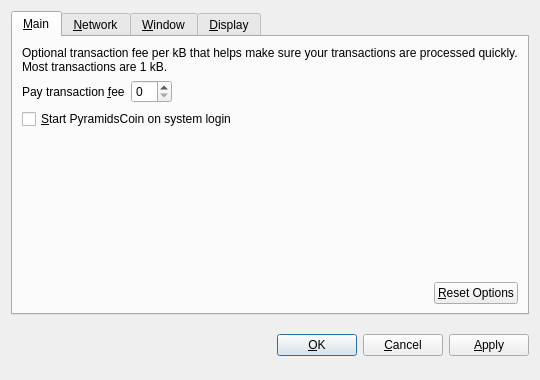
<?xml version="1.0" encoding="UTF-8"?>
<ui version="4.0">
 <class>OptionsDialog</class>
 <widget class="QDialog" name="OptionsDialog">
  <property name="geometry">
   <rect>
    <x>0</x>
    <y>0</y>
    <width>540</width>
    <height>380</height>
   </rect>
  </property>
  <property name="windowTitle">
   <string>Options</string>
  </property>
  <property name="modal">
   <bool>true</bool>
  </property>
  <layout class="QVBoxLayout" name="verticalLayout">
   <item>
    <widget class="QTabWidget" name="tabWidget">
     <property name="tabPosition">
      <enum>QTabWidget::North</enum>
     </property>
     <property name="currentIndex">
      <number>0</number>
     </property>
     <widget class="QWidget" name="tabMain">
      <attribute name="title">
       <string>&amp;Main</string>
      </attribute>
      <layout class="QVBoxLayout" name="verticalLayout_Main">
       <item>
        <widget class="QLabel" name="transactionFeeInfoLabel">
         <property name="text">
          <string>Optional transaction fee per kB that helps make sure your transactions are processed quickly. Most transactions are 1 kB.</string>
         </property>
         <property name="textFormat">
          <enum>Qt::PlainText</enum>
         </property>
         <property name="wordWrap">
          <bool>true</bool>
         </property>
        </widget>
       </item>
       <item>
        <layout class="QHBoxLayout" name="horizontalLayout_1_Main">
         <item>
          <widget class="QLabel" name="transactionFeeLabel">
           <property name="text">
            <string>Pay transaction &amp;fee</string>
           </property>
           <property name="textFormat">
            <enum>Qt::PlainText</enum>
           </property>
           <property name="buddy">
            <cstring>transactionFee</cstring>
           </property>
          </widget>
         </item>
         <item>
          <widget class="BitcoinAmountField" name="transactionFee"/>
         </item>
         <item>
          <spacer name="horizontalSpacer_1_Main">
           <property name="orientation">
            <enum>Qt::Horizontal</enum>
           </property>
           <property name="sizeHint" stdset="0">
            <size>
             <width>40</width>
             <height>20</height>
            </size>
           </property>
          </spacer>
         </item>
        </layout>
       </item>
       <item>
        <widget class="QCheckBox" name="bitcoinAtStartup">
         <property name="toolTip">
          <string>Automatically start PyramidsCoin after logging in to the system.</string>
         </property>
         <property name="text">
          <string>&amp;Start PyramidsCoin on system login</string>
         </property>
        </widget>
       </item>
       <item>
        <spacer name="verticalSpacer_Main">
         <property name="orientation">
          <enum>Qt::Vertical</enum>
         </property>
         <property name="sizeHint" stdset="0">
          <size>
           <width>20</width>
           <height>40</height>
          </size>
         </property>
        </spacer>
       </item>
       <item>
        <layout class="QHBoxLayout" name="horizontalLayout_2_Main">
         <item>
          <spacer name="horizontalSpacer_2_Main">
           <property name="orientation">
            <enum>Qt::Horizontal</enum>
           </property>
           <property name="sizeHint" stdset="0">
            <size>
             <width>40</width>
             <height>20</height>
            </size>
           </property>
          </spacer>
         </item>
         <item>
          <widget class="QPushButton" name="resetButton">
           <property name="toolTip">
            <string>Reset all client options to default.</string>
           </property>
           <property name="text">
            <string>&amp;Reset Options</string>
           </property>
           <property name="autoDefault">
            <bool>false</bool>
           </property>
          </widget>
         </item>
        </layout>
       </item>
      </layout>
     </widget>
     <widget class="QWidget" name="tabNetwork">
      <attribute name="title">
       <string>&amp;Network</string>
      </attribute>
      <layout class="QVBoxLayout" name="verticalLayout_Network">
       <item>
        <widget class="QCheckBox" name="mapPortUpnp">
         <property name="toolTip">
          <string>Automatically open the PyramidsCoin client port on the router. This only works when your router supports UPnP and it is enabled.</string>
         </property>
         <property name="text">
          <string>Map port using &amp;UPnP</string>
         </property>
        </widget>
       </item>
       <item>
        <widget class="QCheckBox" name="connectSocks">
         <property name="toolTip">
          <string>Connect to the PyramidsCoin network through a SOCKS proxy (e.g. when connecting through Tor).</string>
         </property>
         <property name="text">
          <string>&amp;Connect through SOCKS proxy:</string>
         </property>
        </widget>
       </item>
       <item>
        <layout class="QHBoxLayout" name="horizontalLayout_Network">
         <item>
          <widget class="QLabel" name="proxyIpLabel">
           <property name="text">
            <string>Proxy &amp;IP:</string>
           </property>
           <property name="textFormat">
            <enum>Qt::PlainText</enum>
           </property>
           <property name="buddy">
            <cstring>proxyIp</cstring>
           </property>
          </widget>
         </item>
         <item>
          <widget class="QValidatedLineEdit" name="proxyIp">
           <property name="maximumSize">
            <size>
             <width>140</width>
             <height>16777215</height>
            </size>
           </property>
           <property name="toolTip">
            <string>IP address of the proxy (e.g. 127.0.0.1)</string>
           </property>
          </widget>
         </item>
         <item>
          <widget class="QLabel" name="proxyPortLabel">
           <property name="text">
            <string>&amp;Port:</string>
           </property>
           <property name="textFormat">
            <enum>Qt::PlainText</enum>
           </property>
           <property name="buddy">
            <cstring>proxyPort</cstring>
           </property>
          </widget>
         </item>
         <item>
          <widget class="QLineEdit" name="proxyPort">
           <property name="maximumSize">
            <size>
             <width>55</width>
             <height>16777215</height>
            </size>
           </property>
           <property name="toolTip">
            <string>Port of the proxy (e.g. 9050)</string>
           </property>
          </widget>
         </item>
         <item>
          <widget class="QLabel" name="socksVersionLabel">
           <property name="text">
            <string>SOCKS &amp;Version:</string>
           </property>
           <property name="textFormat">
            <enum>Qt::PlainText</enum>
           </property>
           <property name="buddy">
            <cstring>socksVersion</cstring>
           </property>
          </widget>
         </item>
         <item>
          <widget class="QValueComboBox" name="socksVersion">
           <property name="toolTip">
            <string>SOCKS version of the proxy (e.g. 5)</string>
           </property>
          </widget>
         </item>
         <item>
          <spacer name="horizontalSpacer_Network">
           <property name="orientation">
            <enum>Qt::Horizontal</enum>
           </property>
           <property name="sizeHint" stdset="0">
            <size>
             <width>40</width>
             <height>20</height>
            </size>
           </property>
          </spacer>
         </item>
        </layout>
       </item>
       <item>
        <spacer name="verticalSpacer_Network">
         <property name="orientation">
          <enum>Qt::Vertical</enum>
         </property>
         <property name="sizeHint" stdset="0">
          <size>
           <width>20</width>
           <height>40</height>
          </size>
         </property>
        </spacer>
       </item>
      </layout>
     </widget>
     <widget class="QWidget" name="tabWindow">
      <attribute name="title">
       <string>&amp;Window</string>
      </attribute>
      <layout class="QVBoxLayout" name="verticalLayout_Window">
       <item>
        <widget class="QCheckBox" name="minimizeToTray">
         <property name="toolTip">
          <string>Show only a tray icon after minimizing the window.</string>
         </property>
         <property name="text">
          <string>&amp;Minimize to the tray instead of the taskbar</string>
         </property>
        </widget>
       </item>
       <item>
        <widget class="QCheckBox" name="minimizeOnClose">
         <property name="toolTip">
          <string>Minimize instead of exit the application when the window is closed. When this option is enabled, the application will be closed only after selecting Quit in the menu.</string>
         </property>
         <property name="text">
          <string>M&amp;inimize on close</string>
         </property>
        </widget>
       </item>
       <item>
        <spacer name="verticalSpacer_Window">
         <property name="orientation">
          <enum>Qt::Vertical</enum>
         </property>
         <property name="sizeHint" stdset="0">
          <size>
           <width>20</width>
           <height>40</height>
          </size>
         </property>
        </spacer>
       </item>
      </layout>
     </widget>
     <widget class="QWidget" name="tabDisplay">
      <attribute name="title">
       <string>&amp;Display</string>
      </attribute>
      <layout class="QVBoxLayout" name="verticalLayout_Display">
       <item>
        <layout class="QHBoxLayout" name="horizontalLayout_1_Display">
         <item>
          <widget class="QLabel" name="langLabel">
           <property name="text">
            <string>User Interface &amp;language:</string>
           </property>
           <property name="textFormat">
            <enum>Qt::PlainText</enum>
           </property>
           <property name="buddy">
            <cstring>lang</cstring>
           </property>
          </widget>
         </item>
         <item>
          <widget class="QValueComboBox" name="lang">
           <property name="toolTip">
            <string>The user interface language can be set here. This setting will take effect after restarting PyramidsCoin.</string>
           </property>
          </widget>
         </item>
        </layout>
       </item>
       <item>
        <layout class="QHBoxLayout" name="horizontalLayout_2_Display">
         <item>
          <widget class="QLabel" name="unitLabel">
           <property name="text">
            <string>&amp;Unit to show amounts in:</string>
           </property>
           <property name="textFormat">
            <enum>Qt::PlainText</enum>
           </property>
           <property name="buddy">
            <cstring>unit</cstring>
           </property>
          </widget>
         </item>
         <item>
          <widget class="QValueComboBox" name="unit">
           <property name="toolTip">
            <string>Choose the default subdivision unit to show in the interface and when sending coins.</string>
           </property>
          </widget>
         </item>
        </layout>
       </item>
       <item>
        <widget class="QCheckBox" name="displayAddresses">
         <property name="toolTip">
          <string>Whether to show PyramidsCoin addresses in the transaction list or not.</string>
         </property>
         <property name="text">
          <string>&amp;Display addresses in transaction list</string>
         </property>
        </widget>
       </item>
       <item>
        <widget class="QCheckBox" name="coinControlFeatures">
         <property name="toolTip">
          <string>Whether to show coin control features or not.</string>
         </property>
         <property name="text">
          <string>Display coin &amp;control features (experts only!)</string>
         </property>
        </widget>
       </item>
       <item>
        <spacer name="verticalSpacer_Display">
         <property name="orientation">
          <enum>Qt::Vertical</enum>
         </property>
         <property name="sizeHint" stdset="0">
          <size>
           <width>20</width>
           <height>40</height>
          </size>
         </property>
        </spacer>
       </item>
      </layout>
     </widget>
    </widget>
   </item>
   <item>
    <layout class="QHBoxLayout" name="horizontalLayout_Buttons">
     <item>
      <spacer name="horizontalSpacer_1">
       <property name="orientation">
        <enum>Qt::Horizontal</enum>
       </property>
       <property name="sizeHint" stdset="0">
        <size>
         <width>40</width>
         <height>48</height>
        </size>
       </property>
      </spacer>
     </item>
     <item>
      <widget class="QLabel" name="statusLabel">
       <property name="font">
        <font>
         <weight>75</weight>
         <bold>true</bold>
        </font>
       </property>
       <property name="text">
        <string/>
       </property>
       <property name="textFormat">
        <enum>Qt::PlainText</enum>
       </property>
       <property name="wordWrap">
        <bool>true</bool>
       </property>
      </widget>
     </item>
     <item>
      <spacer name="horizontalSpacer_2">
       <property name="orientation">
        <enum>Qt::Horizontal</enum>
       </property>
       <property name="sizeHint" stdset="0">
        <size>
         <width>40</width>
         <height>48</height>
        </size>
       </property>
      </spacer>
     </item>
     <item>
      <widget class="QPushButton" name="okButton">
       <property name="text">
        <string>&amp;OK</string>
       </property>
      </widget>
     </item>
     <item>
      <widget class="QPushButton" name="cancelButton">
       <property name="text">
        <string>&amp;Cancel</string>
       </property>
       <property name="autoDefault">
        <bool>false</bool>
       </property>
      </widget>
     </item>
     <item>
      <widget class="QPushButton" name="applyButton">
       <property name="text">
        <string>&amp;Apply</string>
       </property>
       <property name="autoDefault">
        <bool>false</bool>
       </property>
      </widget>
     </item>
    </layout>
   </item>
  </layout>
 </widget>
 <customwidgets>
  <customwidget>
   <class>BitcoinAmountField</class>
   <extends>QSpinBox</extends>
   <header>bitcoinamountfield.h</header>
  </customwidget>
  <customwidget>
   <class>QValueComboBox</class>
   <extends>QComboBox</extends>
   <header>qvaluecombobox.h</header>
  </customwidget>
  <customwidget>
   <class>QValidatedLineEdit</class>
   <extends>QLineEdit</extends>
   <header>qvalidatedlineedit.h</header>
  </customwidget>
 </customwidgets>
 <resources/>
 <connections/>
</ui>
